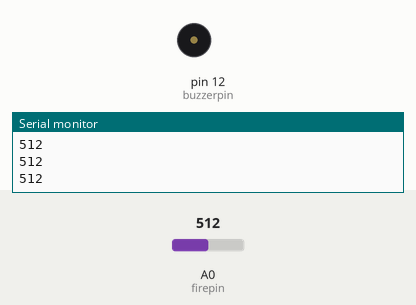
The sketch below on a simulated Arduino Uno, built with avr-gcc and run on an emulated ATmega328P. On the bench: buzzer (waves = sounding, pin HIGH), the last lines printed to the serial monitor. The test bench sets the inputs (shaded band); at power-on: A0 (firepin) = 512.

Above: at 1.2 s.
1.3 s: A0 (firepin) set to 110
2.8 s: A0 (firepin) set to 89
At 3.6 s:
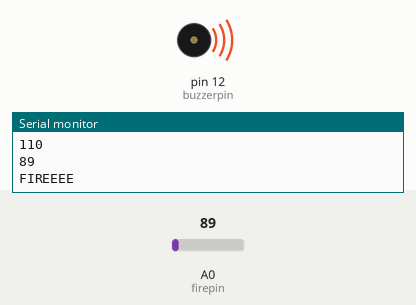
5.8 s: A0 (firepin) set to 122
At 6.4 s:
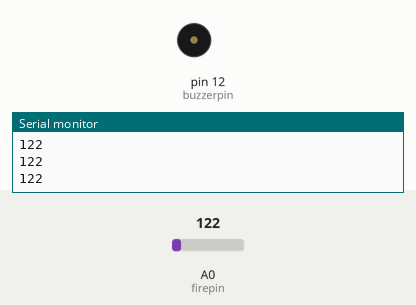
7.3 s: A0 (firepin) set to 90
At 8.1 s:
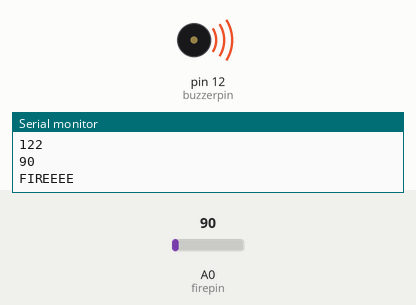
Timing chart, 0 to 10.3 s (numbered marks = the images above; inputs shaded):
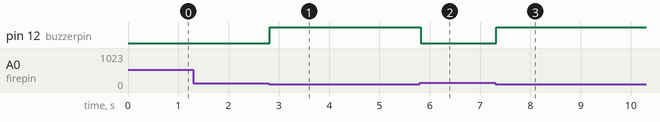

The sketch:

fireee.ino
```cpp
int firepin=A0;
int buzzerpin=12;
int val=0;
void setup() {
  // put your setup code here, to run once:
  pinMode(buzzerpin,OUTPUT);
  pinMode(firepin,INPUT);
  Serial.begin(9600);
}

void loop() {
  val= analogRead(firepin);
  Serial.println(val);
  if (val<100){
    Serial.println("FIREEEE");
    digitalWrite(buzzerpin,HIGH);
    delay(1000);
  }
  digitalWrite(buzzerpin,LOW);


}
```

Measured:
- the behaviour switches between 100 and 99 on A0 (firepin) (found by bisection; images 0 and 1)
- after the input at 2.8 s, pin 12 (buzzerpin): LOW → HIGH at once
- after the input at 5.8 s, pin 12 (buzzerpin): HIGH → LOW at once
- after the input at 7.3 s, pin 12 (buzzerpin): LOW → HIGH at once
